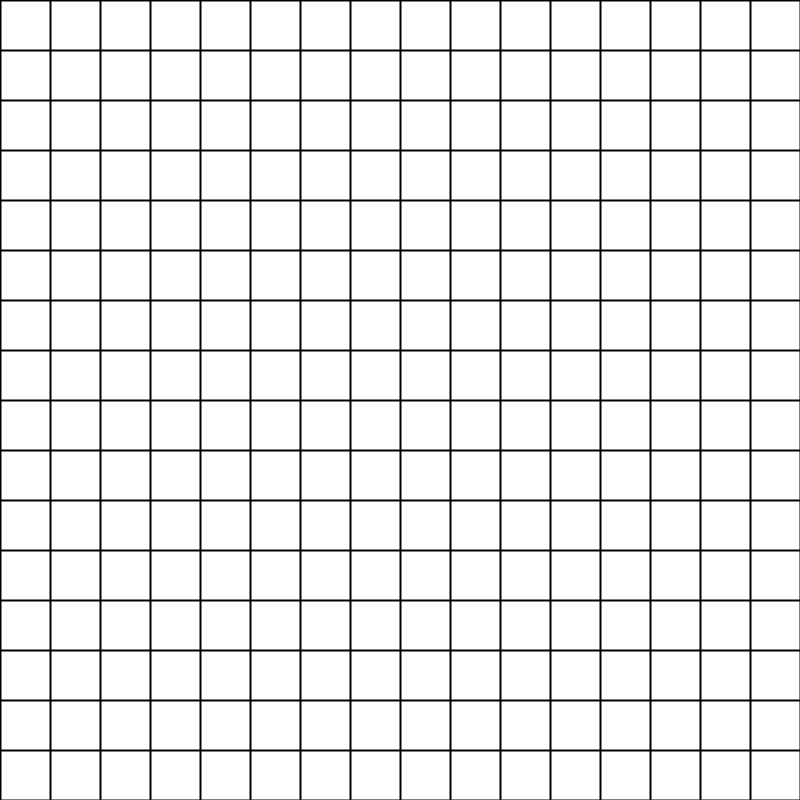
Frame 1 (no input)
Frame 60 (the mouse pressed at the canvas centre just before this capture): identical to frame 1, image omitted
Frame 120 (the mouse held since frame 60 and released just before this capture): identical to frame 1, image omitted

The Processing sketch that drew this single still picture (run headless with seeded random() and noise(); from frame 60 on, the mouse is pressed at the canvas centre):

// Processing sketch: ForLoopGrid
// ── ForLoopGrid.pde
int offset = 0;
int increment = 50;

void setup() {
  size(800, 800);
  background(255);
  strokeWeight(2);
}

void draw() {
  while (offset <= width) {
    line(offset, 0, offset, height);
    line(0, offset, width, offset);
    offset += increment;
  }
}
